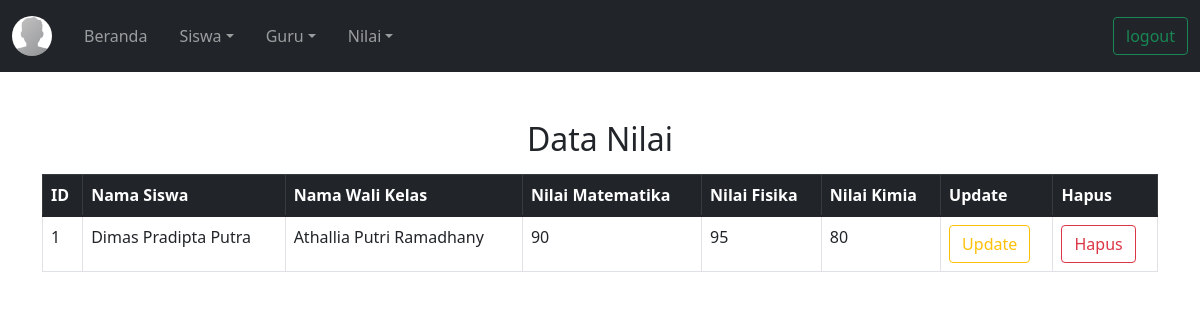
The page /pweb_ujian/datanilai.php (signed in) on the database its author committed.
### tables this page shows
CREATE TABLE `nilai` (
  `id` int(11) NOT NULL,
  `nama_siswa` varchar(30) DEFAULT NULL,
  `nama_wali` varchar(30) DEFAULT NULL,
  `nilai1` int(11) DEFAULT NULL,
  `nilai2` int(11) DEFAULT NULL,
  `nilai3` int(11) DEFAULT NULL
);

### pweb_ujian/datanilai.php (the view, shortened to what this page needs)
<!DOCTYPE html>
<html lang="en">
<head>
    <link href="https://cdn.jsdelivr.net/npm/bootstrap@5.1.2/dist/css/bootstrap.min.css" rel="stylesheet">
</head>
<body>
    <nav class="navbar navbar-expand-sm bg-dark navbar-dark">
    <div class="container-fluid">
        <a class="navbar-brand" href="#">
        <img src="assets/img/avatar.png" alt="Logo" style="width:40px;" class="rounded-pill">
        </a>
        <div class="collapse navbar-collapse" id="collapsibleNavbar">
        <ul class="navbar-nav">
            <li class="nav-item p-2">
                <a class="nav-link" href="beranda.php">Beranda</a>
            </li>
            <li class="nav-item dropdown p-2">
                <a class="nav-link dropdown-toggle" href="#" role="button" data-bs-toggle="dropdown">Siswa</a>
            </li>
            <li class="nav-item dropdown p-2">
                <a class="nav-link dropdown-toggle" href="#" role="button" data-bs-toggle="dropdown">Guru</a>
            </li>
            <li class="nav-item dropdown p-2">
                <a class="nav-link dropdown-toggle" href="#" role="button" data-bs-toggle="dropdown">Nilai</a>
            </li>
        </ul>
        </div>
        <div class="d-flex">
        <a href="logout.php"><button class="btn btn-outline-success">logout</button></a>
        </div>
    </div>
    </nav>
    <div class="container mt-5">
    <h2 class="text-center mb-3">Data Nilai</h2>
    <table class="table table-hover table-bordered">
        <thead class="table-dark">
        <tr>
            <th>ID</th>
            <th>Nama Siswa</th>
            <th>Nama Wali Kelas</th>
            <th>Nilai Matematika</th>
            <th>Nilai Fisika</th>
            <th>Nilai Kimia</th>
            <th>Update</th>
            <th>Hapus</th>
        </tr>
        </thead>
        <tbody>
        <?php
			include "koneksi.php";
			$sql = mysqli_query ($connect, "select * from nilai");
			while ($result = mysqli_fetch_array($sql)){
        ?>
        <tr>
            <td><?php echo $result[0];?></td>
            <td><?php echo $result[1];?></td>
            <td><?php echo $result[2];?></td>
            <td><?php echo $result[3];?></td>
            <td><?php echo $result[4];?></td>
            <td><?php echo $result[5];?></td>
            <td><a href="halamanupdatenilai.php?id=<?php echo $result[0]; ?>">
                <button type="button" class="btn btn-outline-warning">Update</button>
                </a>
            </td>
            <td>
                <a href="hapusnilai.php?id=<?php echo $result[0]; ?>">
                <button type="button" class="btn btn-outline-danger">Hapus</button>
                </a>
            </td>
        </tr>
        <?php } ?>
        </tbody>
    </table>
    </div>
</body>
</html>

### rows shown on the page
nilai: id "1", nama_siswa "Dimas Pradipta Putra", nama_wali "Athallia Putri Ramadhany", nilai1 "90", nilai2 "95", nilai3 "80"
